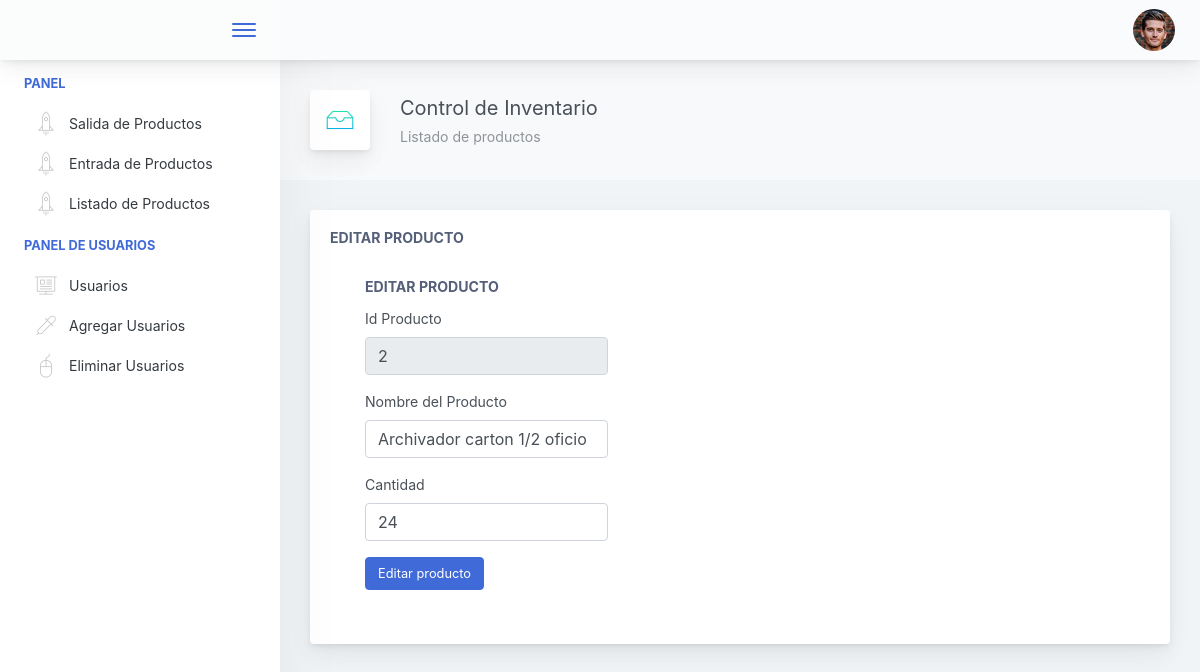
Screenshot of /desboard/modificarprod.php?id_producto=2 with the database file from the repository.
### tables this page shows
CREATE TABLE `productos` (
  `id_prod` int(6) NOT NULL,
  `cod_prod` varchar(6) NOT NULL,
  `descripcion` varchar(60) NOT NULL,
  `cant_inicial` int(11) NOT NULL
);

### desboard/modificarprod.php (the view, shortened to what this page needs)
<?php
    include ("../controladores/init.php");
    $registros= mysqli_query($mysqli,"select id_prod,descripcion,cant_inicial from productos where id_prod='$_GET[id_producto]'");
    $fila= mysqli_fetch_array($registros);
?>
<head>
<link rel="stylesheet" href="https://cdnjs.cloudflare.com/ajax/libs/font-awesome/4.7.0/css/font-awesome.min.css">
 <link href="./main.css" rel="stylesheet">
<link href="//cdnjs.cloudflare.com/ajax/libs/bootstrap-datetimepicker/4.17.37/css/bootstrap-datetimepicker.css" rel="stylesheet"/>
 </head>
<body>
    <div class="app-container app-theme-white body-tabs-shadow fixed-sidebar fixed-header">
        <div class="app-header header-shadow">
            <div class="app-header__logo">
                <div class="logo-src"></div>
                <div class="header__pane ml-auto">
                    <div>
                        <button type="button" class="hamburger close-sidebar-btn hamburger--elastic" data-class="closed-sidebar">
                            <span class="hamburger-box">
                                <span class="hamburger-inner"></span>
                            </span>
                        </button>
                    </div>
                </div>
            </div>
                <div class="app-header__content">
                <div class="app-header-right">
                    <div class="header-btn-lg pr-0">
                        <div class="widget-content p-0">
                            <div class="widget-content-wrapper">
                                <div class="widget-content-left">
                                    <div class="btn-group">
                                        <a data-toggle="dropdown" aria-haspopup="true" aria-expanded="false" class="p-0 btn">
                                            <img width="42" class="rounded-circle" src="assets/images/avatars/2.jpg" alt="">
                                        </a>
                                    </div>
                                </div>
                            </div>
                        </div>
                    </div>
                    </div>
            </div>
        </div>
        <div class="app-main">
                <div class="app-sidebar sidebar-shadow">
                        <div class="scrollbar-sidebar">
                        <div class="app-sidebar__inner">
                            <ul class="vertical-nav-menu">
                                <li class="app-sidebar__heading">Panel</li>
                                <li>
                                    <a href="<?=base_url?>desboard/index.php">
                                        <i class="metismenu-icon pe-7s-rocket"></i>
                                       Salida de Productos
                                    </a>
                                </li>
                                 <li>
                                    <a href="<?=base_url?>desboard/entrada.php">
                                        <i class="metismenu-icon pe-7s-rocket"></i>
                                       Entrada de Productos
                                    </a>
                                </li>
                                <li>
                                    <a href="<?=base_url?>desboard/listaproductos.php">
                                        <i class="metismenu-icon pe-7s-rocket"></i>
                                       Listado de Productos
                                    </a>
                                </li>
                                <li class="app-sidebar__heading">Panel de Usuarios</li>
                                <li>
                                    <a href="#">
                                        <i class="metismenu-icon pe-7s-display2"></i>
                                        Usuarios
                                    </a>
                                </li>
                                <li>
                                    <a href="AgregarUsuario.php">
                                        <i class="metismenu-icon pe-7s-eyedropper"></i>
                                        Agregar Usuarios
                                    </a>
                                </li>
                                <li>
                                    <a href="tables-regular.html">
                                        <i class="metismenu-icon pe-7s-mouse"></i>
                                        Eliminar Usuarios
                                    </a>
                                </li>
                            </ul>
                        </div>
                    </div>
                </div>
                <div class="app-main__outer">
                    <div class="app-main__inner">
                        <div class="app-page-title">
                            <div class="page-title-wrapper">
                                <div class="page-title-heading">
                                    <div class="page-title-icon">
                                        <i class="pe-7s-drawer icon-gradient bg-happy-itmeo">
                                        </i>
                                    </div>
                                    <div>Control de Inventario
                                        <div class="page-title-subheading">Listado de productos
                                        </div>
                                    </div>
                                </div>
                                    </div>
                        </div>
                        <div class="tab-content">
                            <div class="tab-pane tabs-animation fade show active" id="tab-content-0" role="tabpanel">
                                <div class="row">
                                    <div class="col-md-12">
                                        <div class="main-card mb-3 card">
                                            <div class="card-body"><h5 class="card-title">Editar producto</h5>
                                               <div class="col-lg-12">
                           <div class="card-body">
                                <h5 class="card-title">Editar Producto</h5>
                                <form class="needs-validation" method="POST" action="../controladores/modificarp.php">
                                    <div class="form-row">
                                        <div class="col-md-4 mb-3">
                                            <label for="id_prod">Id Producto</label>
                                            <input type="text" class="form-control" id="id_prod" name="id_prod" value="<?php echo $fila['id_prod']; ?>" readonly="true">
                                        </div>
                                    </div>
                                    <div class="form-row">
                                        <div class="col-md-4 mb-3">
                                            <label for="nombre">Nombre del Producto</label>
                                            <input type="text" class="form-control" id="nombre" name="nombre" value="<?php echo utf8_encode($fila['descripcion']); ?>">
                                        </div>
                                    </div>
                                    <div class="form-row">
                                        <div class="col-md-4 mb-3">
                                            <label for="cantidad">Cantidad</label>
                                            <input type="text" class="form-control" id="cantidad" name="cantidad" value="<?php echo $fila['cant_inicial']; ?>">
                                        </div>
                                    </div>
                                    <button class="btn btn-primary" type="submit">Editar producto</button>
                                </form>
                            </div>
                        </div>

### rows the page displays
productos: id_prod "2", nombre "Archivador carton 1/2 oficio", cantidad "24"
